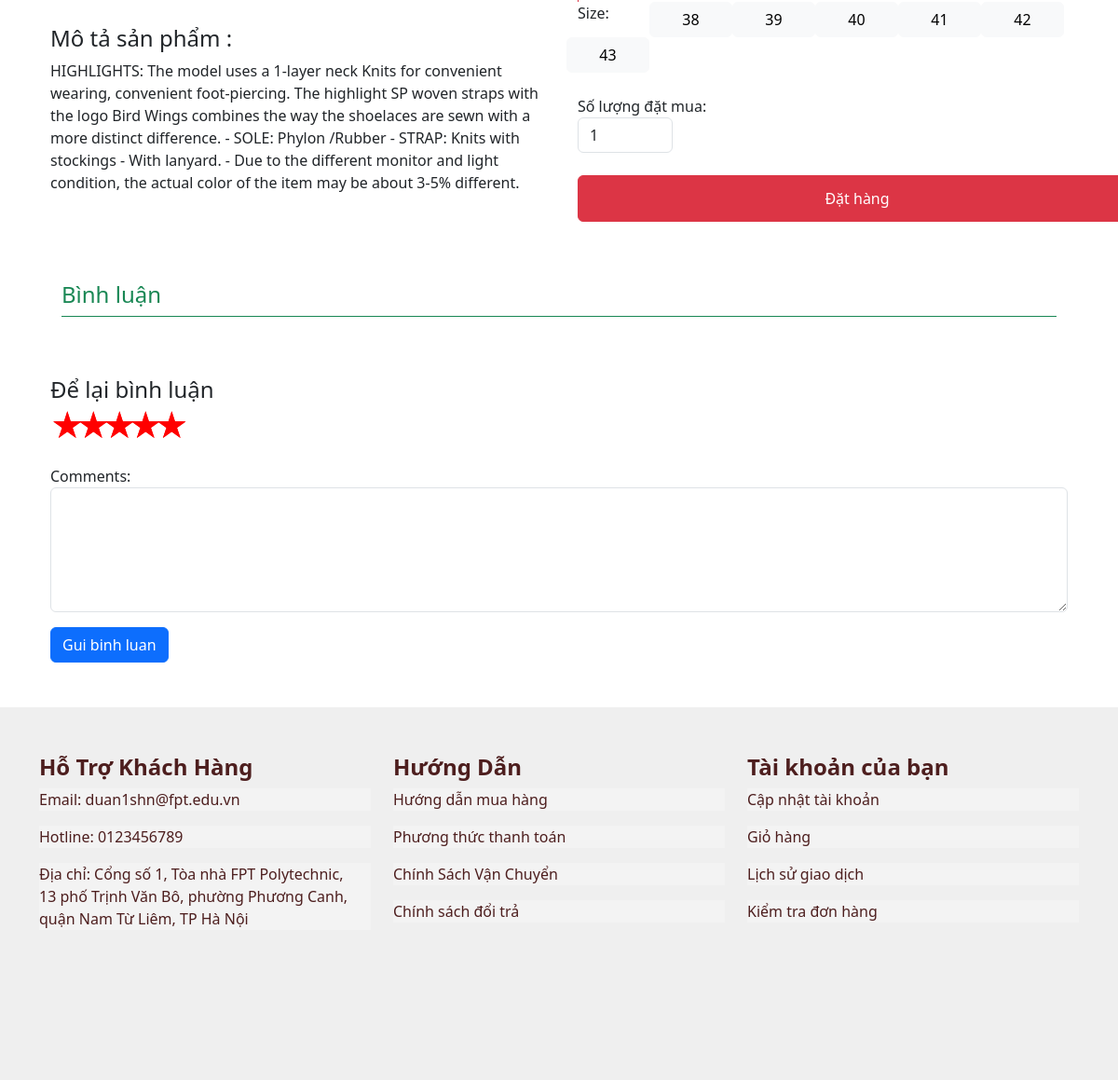
Before: /index.php?act=product_detail&product_id=63 (lower part) with the older database file.
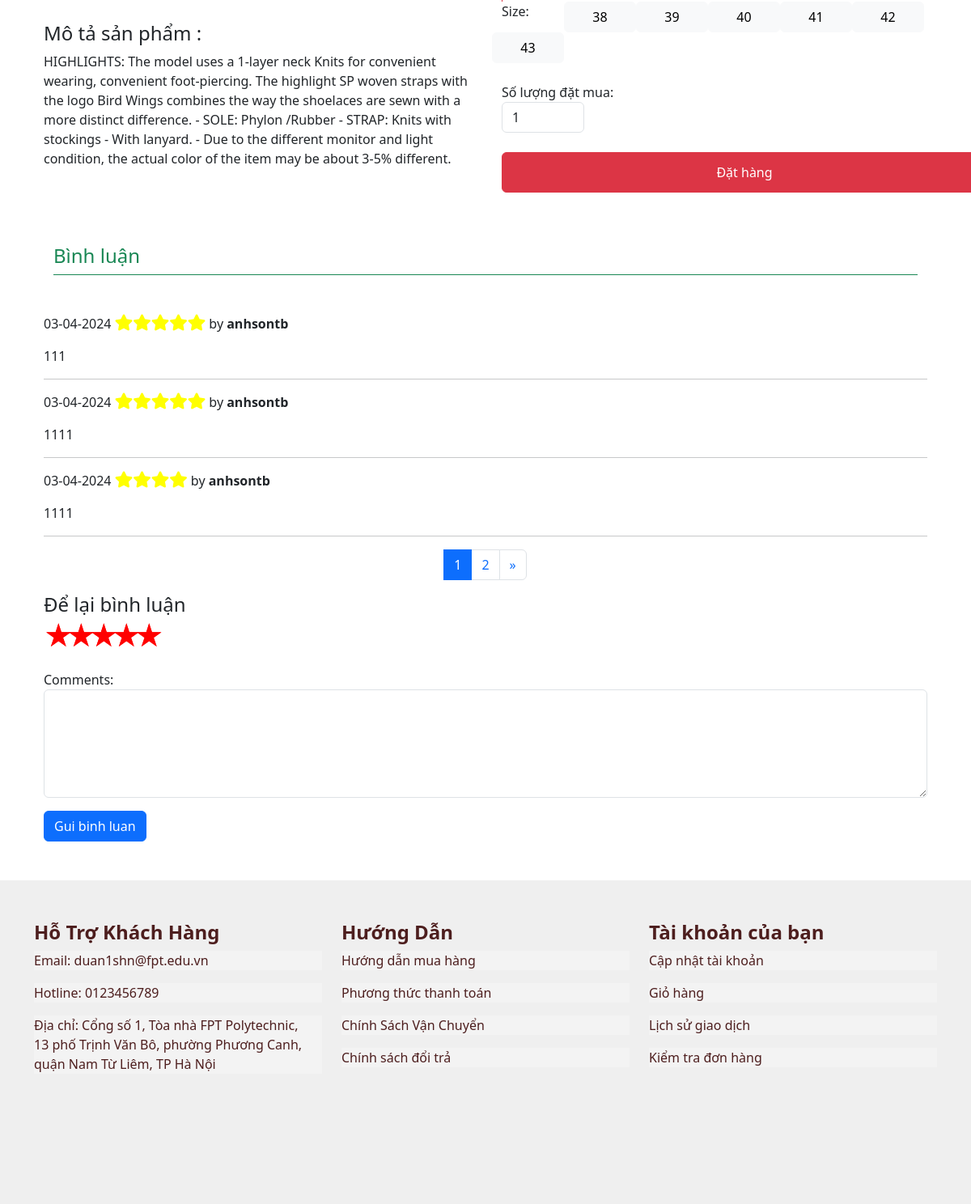
After: the same page with the newer database file.
### tables this page shows
CREATE TABLE `size` (
  `size_id` int(11) NOT NULL,
  `size_number` int(4) NOT NULL
);

CREATE TABLE `comments` (
  `comment_id` int(11) NOT NULL,
  `content` text NOT NULL,
  `date` varchar(50) NOT NULL,
  `rating` int(11) NOT NULL,
  `user_id` int(11) NOT NULL,
  `product_id` int(11) NOT NULL
);

CREATE TABLE `user` (
  `user_id` int(11) NOT NULL,
  `user_name` varchar(50) NOT NULL,
  `password` varchar(20) NOT NULL,
  `fullname` varchar(50) NOT NULL,
  `email` varchar(50) NOT NULL,
  `phone` varchar(11) NOT NULL,
  `address` varchar(50) NOT NULL,
  `role` tinyint(1) DEFAULT 0,
  `create_at` varchar(50) NOT NULL
);

### controller/ControllerHome/ProductControl.php (called while the page is built, shortened)
<?php
function product_detail(){
    if(isset($_GET['product_id'] ) && $_GET['product_id'] > 0){
        $product_id = $_GET['product_id'];
        $product_detail_id = product_detail_id($_GET['product_id']);
        $sizes = size_select_all();
    }
    if(!isset($_GET['page']) || !is_numeric($_GET['page']) || $_GET['page'] <= 1 ){
        $page = 1;
    }else{
        $page = $_GET['page'];
    }
    $quantity = 3;
    $total_comment_product = comments_select_by_product($product_id);
    $list_comment = comments_select_page_product($product_id, $page, $quantity);
    $total_pages =  ceil(count($total_comment_product) / $quantity);
    include "views/product_detail.php";
}

### model/pdo.php (called while the page is built, shortened)
<?php
    function pdo_get_connection(){
        $servername = "localhost";
        $username = "root";
        $password = "";
        try {
            $conn = new PDO("mysql:host=$servername;dbname=duan1", $username, $password);
            $conn->setAttribute(PDO::ATTR_ERRMODE, PDO::ERRMODE_EXCEPTION);
            return $conn;
        } catch(PDOException $e) {
            echo "Lỗi kết nối : " . $e->getMessage();
        }
    }
    function pdo_query($sql){
        $sql_args = array_slice(func_get_args(),1);
        try{
            $conn = pdo_get_connection();
            $stmt = $conn ->prepare($sql);
            $stmt -> execute($sql_args);
            $rows = $stmt -> fetchAll();
            return $rows;
        }
        catch(PDOException $e){
            throw $e;
        }
        finally{
            unset($conn);
        }
    }
        function pdo_query_one($sql){
            $sql_args = array_slice(func_get_args(), 1);
            try{
                $conn = pdo_get_connection();
                $stmt = $conn->prepare($sql);
                $stmt->execute($sql_args);
                $row = $stmt->fetch(PDO::FETCH_ASSOC);
                return $row;
            }
            catch(PDOException $e){
                throw $e;
            }
            finally{
                unset($conn);
            }
    }
?>

### model/size.php (called while the page is built)
<?php
   function size_select_all(){
    $sql = "SELECT * FROM size ";
    return pdo_query($sql);
}

### model/comment.php (called while the page is built, shortened)
<?php
function comments_select_by_product($product_id){
    $sql = "SELECT c.*, user_name FROM comments c JOIN product p ON p.product_id=c.product_id
                                                JOIN  user u on u.user_id  = c.user_id
            WHERE c.product_id=? ORDER BY date asc ";
    return pdo_query($sql, $product_id);
}
function comments_select_page_product($product_id,$page, $quantity){
    $start = ($page -1)* $quantity;
    $sql = "SELECT c.*, user_name FROM comments c JOIN product p ON p.product_id=c.product_id
            JOIN  user u on u.user_id  = c.user_id
            WHERE c.product_id=? ORDER BY date asc
            limit $start, $quantity";
    return pdo_query($sql,$product_id);
}

### model/product.php (called while the page is built, shortened)
<?php
 function product_detail_id($product_id){
    $sql = "    SELECT p.*, c.cate_id, c.cate_name, b.brand_id, b.brand_name FROM product p
                JOIN categories c ON p.cate_id = c.cate_id
                JOIN brand b ON p.brand_id = b.brand_id
                WHERE p.product_id =  ?";
    return pdo_query_one($sql,$product_id);
}

### views/product_detail.php (the view, shortened to what the changed rows need)
<?php
    if(isset($product_detail_id)){
        extract($product_detail_id);
    }
?>
<main role="main" class="container">
        <div class="container mt-4">
            <div class="card border border-0">
                <div class="row g-2">
                    <div class="col-6">
                        <div class="p-3">
                            <br>
                            <div class="row">
                                <label class="col-2" for="soluong">Size:</label>
                                <?php foreach($sizes as $size) :?>
                                    <input  type="button" class="btn btn-light col-2" name="size" value="<?= $size['size_number'] ?>">
                                <?php endforeach ?>
                            </div>
                            <br>
                        </div>
                    </div>
                </div>
            </div>
            <div class="container-fluid my-5">
                <h2 class="text-success h4 pb-2 mb-4  border-bottom border-success">Bình luận</h2>
                </div>
                <div class="card-body">
                    <?php foreach($list_comment as $comment):?>
                    <div class="review">
                        <meta itemprop="datePublished" content="01-01-2016"><?= $comment['date'] ?>
                        <?php for ($i = 1; $i <= $comment['rating']; $i++) {
                                echo '<span class="review_rating fa fa-star"></span>';
                            } ?>
                        by <b><?= $comment['user_name'] ?></b>
                        <p class="blockquote">
                        <p class="mb-0"><?= $comment['content'] ?></p>
                        </p>
                        <hr>
                    </div>
                    <?php endforeach?>
                    <div aria-label="Page navigation example" class="chuyenpage">
                      <ul class="pagination justify-content-center" >
                        <?php
                          for ($i = 1; $i <= $total_pages; $i++) {
                            $page = isset($page) && !empty($page) ? $page : 1;
                        ?>
                        <li class="page-item">
                          <a class="page-link <?= $page == $i ? 'active' : '' ?>" href="?act=product_detail&product_id=<?=$product_id ?>&page=<?= $i ?>"><?= $i ?></a>
                        </li>
                        <?php } ?>
                        <li class="page-item">
                        <?php
                          if(isset($page)  && isset($total_pages) && $total_pages > $page  ){
                            if($page <  $total_pages){
                                $next_page = $page + 1;
                            }
                        ?>
                            <a class="page-link" href="?act=product_detail&product_id=<?=$product_id ?>&page=<?= $next_page ?>" aria-label="Next">
                            <span aria-hidden="true">&raquo;</span>
                            </a>
                        <?php }?>
                        </li>
                      </ul>
                    </div>
                </div>
            </div>
</main>

Changed rows visible on the page:
added comments: date "03-04-2024", rating 5 (drawn), user.user_name "anhsontb", content "111"
added comments: date "03-04-2024", rating 5 (drawn), user.user_name "anhsontb", content "1111"
added comments: date "03-04-2024", rating 4 (drawn), user.user_name "anhsontb", content "1111"
Other visible differences:
new list line: "1"
new list line: "2"
